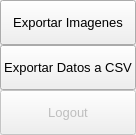
                 <widget class="QFrame" name="extraRightBox">
                  <property name="minimumSize">
                   <size>
                    <width>0</width>
                    <height>0</height>
                   </size>
                  </property>
                  <property name="maximumSize">
                   <size>
                    <width>0</width>
                    <height>16777215</height>
                   </size>
                  </property>
                  <property name="frameShape">
                   <enum>QFrame::NoFrame</enum>
                  </property>
                  <property name="frameShadow">
                   <enum>QFrame::Raised</enum>
                  </property>
                  <layout class="QVBoxLayout" name="verticalLayout_7">
                   <property name="spacing">
                    <number>0</number>
                   </property>
                   <property name="leftMargin">
                    <number>0</number>
                   </property>
                   <property name="topMargin">
                    <number>0</number>
                   </property>
                   <property name="rightMargin">
                    <number>0</number>
                   </property>
                   <property name="bottomMargin">
                    <number>0</number>
                   </property>
                   <item>
                    <widget class="QFrame" name="themeSettingsTopDetail">
                     <property name="maximumSize">
                      <size>
                       <width>16777215</width>
                       <height>3</height>
                      </size>
                     </property>
                     <property name="frameShape">
                      <enum>QFrame::NoFrame</enum>
                     </property>
                     <property name="frameShadow">
                      <enum>QFrame::Raised</enum>
                     </property>
                    </widget>
                   </item>
                   <item>
                    <widget class="QFrame" name="contentSettings">
                     <property name="frameShape">
                      <enum>QFrame::NoFrame</enum>
                     </property>
                     <property name="frameShadow">
                      <enum>QFrame::Raised</enum>
                     </property>
                     <layout class="QVBoxLayout" name="verticalLayout_13">
                      <property name="spacing">
                       <number>0</number>
                      </property>
                      <property name="leftMargin">
                       <number>0</number>
                      </property>
                      <property name="topMargin">
                       <number>0</number>
                      </property>
                      <property name="rightMargin">
                       <number>0</number>
                      </property>
                      <property name="bottomMargin">
                       <number>0</number>
                      </property>
                      <item alignment="Qt::AlignTop">
                       <widget class="QFrame" name="topMenus">
                        <property name="frameShape">
                         <enum>QFrame::NoFrame</enum>
                        </property>
                        <property name="frameShadow">
                         <enum>QFrame::Raised</enum>
                        </property>
                        <layout class="QVBoxLayout" name="verticalLayout_14">
                         <property name="spacing">
                          <number>0</number>
                         </property>
                         <property name="leftMargin">
                          <number>0</number>
                         </property>
                         <property name="topMargin">
                          <number>0</number>
                         </property>
                         <property name="rightMargin">
                          <number>0</number>
                         </property>
                         <property name="bottomMargin">
                          <number>0</number>
                         </property>
                         <item>
                          <widget class="QPushButton" name="btn_save_images">
                           <property name="sizePolicy">
                            <sizepolicy hsizetype="Expanding" vsizetype="Fixed">
                             <horstretch>0</horstretch>
                             <verstretch>0</verstretch>
                            </sizepolicy>
                           </property>
                           <property name="minimumSize">
                            <size>
                             <width>0</width>
                             <height>45</height>
                            </size>
                           </property>
                           <property name="font">
                            <font>
                             <family>Segoe UI</family>
                             <pointsize>10</pointsize>
                             <weight>50</weight>
                             <italic>false</italic>
                             <bold>false</bold>
                            </font>
                           </property>
                           <property name="cursor">
                            <cursorShape>ArrowCursor</cursorShape>
                           </property>
                           <property name="layoutDirection">
                            <enum>Qt::LeftToRight</enum>
                           </property>
                           <property name="styleSheet">
                            <string notr="true">background-image: url(:/icons/images/icons/cil-envelope-open.png);</string>
                           </property>
                           <property name="text">
                            <string>Exportar Imagenes</string>
                           </property>
                          </widget>
                         </item>
                         <item>
                          <widget class="QPushButton" name="btn_export_csv">
                           <property name="sizePolicy">
                            <sizepolicy hsizetype="Expanding" vsizetype="Fixed">
                             <horstretch>0</horstretch>
                             <verstretch>0</verstretch>
                            </sizepolicy>
                           </property>
                           <property name="minimumSize">
                            <size>
                             <width>0</width>
                             <height>45</height>
                            </size>
                           </property>
                           <property name="font">
                            <font>
                             <family>Segoe UI</family>
                             <pointsize>10</pointsize>
                             <weight>50</weight>
                             <italic>false</italic>
                             <bold>false</bold>
                            </font>
                           </property>
                           <property name="cursor">
                            <cursorShape>ArrowCursor</cursorShape>
                           </property>
                           <property name="layoutDirection">
                            <enum>Qt::LeftToRight</enum>
                           </property>
                           <property name="styleSheet">
                            <string notr="true">background-image: url(:/icons/images/icons/cil-print.png);</string>
                           </property>
                           <property name="text">
                            <string>Exportar Datos a CSV</string>
                           </property>
                          </widget>
                         </item>
                         <item>
                          <widget class="QPushButton" name="btn_logout">
                           <property name="enabled">
                            <bool>false</bool>
                           </property>
                           <property name="sizePolicy">
                            <sizepolicy hsizetype="Expanding" vsizetype="Fixed">
                             <horstretch>0</horstretch>
                             <verstretch>0</verstretch>
                            </sizepolicy>
                           </property>
                           <property name="minimumSize">
                            <size>
                             <width>0</width>
                             <height>45</height>
                            </size>
                           </property>
                           <property name="font">
                            <font>
                             <family>Segoe UI</family>
                             <pointsize>10</pointsize>
                             <weight>50</weight>
                             <italic>false</italic>
                             <bold>false</bold>
                            </font>
                           </property>
                           <property name="cursor">
                            <cursorShape>PointingHandCursor</cursorShape>
                           </property>
                           <property name="layoutDirection">
                            <enum>Qt::LeftToRight</enum>
                           </property>
                           <property name="styleSheet">
                            <string notr="true">background-image: url(:/icons/images/icons/cil-account-logout.png);</string>
                           </property>
                           <property name="text">
                            <string>Logout</string>
                           </property>
                          </widget>
                         </item>
                        </layout>
                       </widget>
                      </item>
                     </layout>
                    </widget>
                   </item>
                  </layout>
                 </widget>
